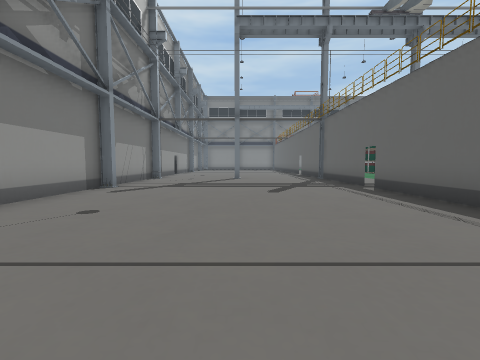
[1] (above)

24 first-person views from a walk through a 3-D level made in the Unity game engine. The camera is 1.3 m above the floor, tilts 4° down and sees 90° across. The floor is counted in squares, 2 m on a side. Each view is taken from the middle of a square. On the plan, view 1 faces up. The plan holds only what a view shows up to about 9 squares ahead; the rest is blank. The place goes on beyond the plan. Door leaves are left out, so doorways stand open. Some surface patterns are stand-ins.

[2]
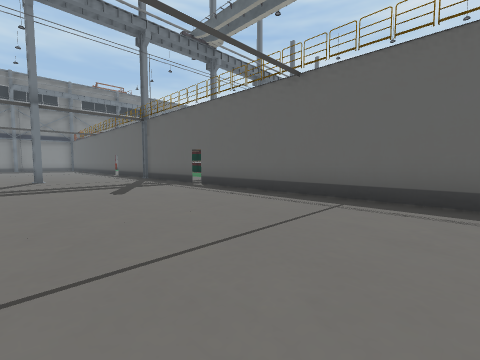

[3]
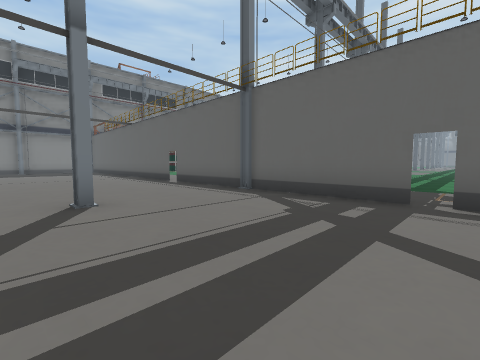

[4]
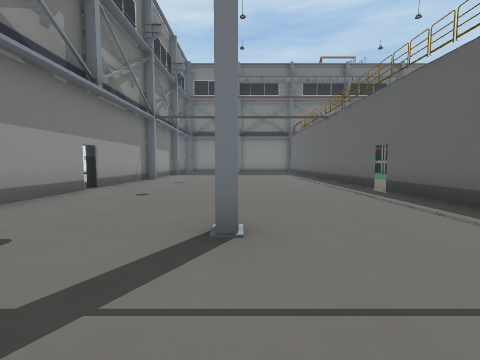

[5]
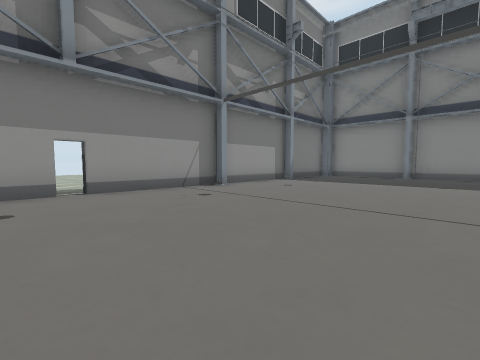

[6]
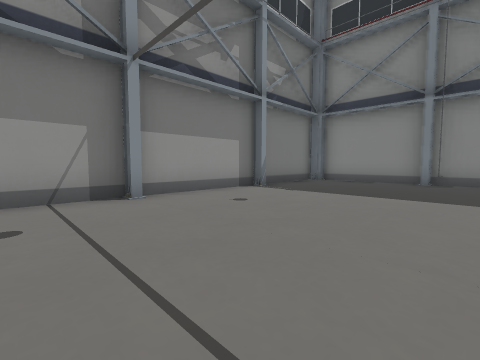

[7]
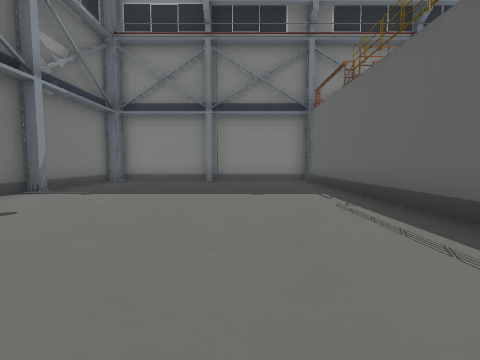

[8]
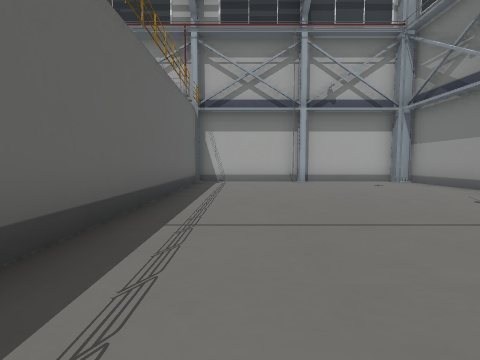

[9]
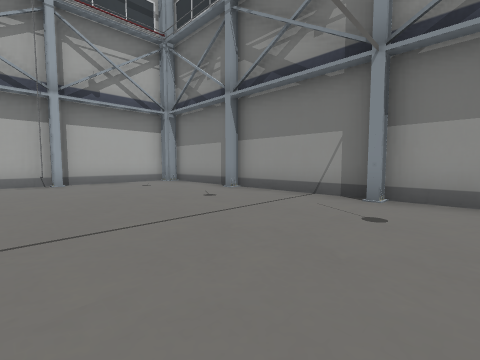

[10]
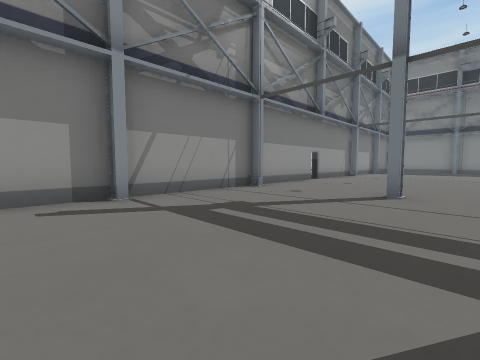

[11]
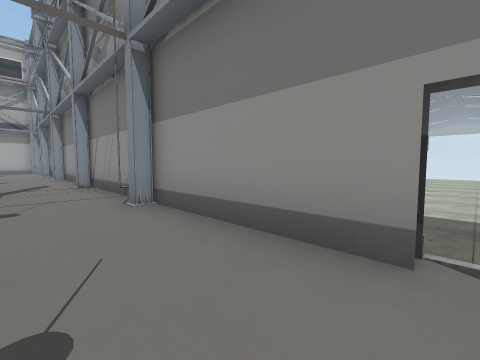

[12]
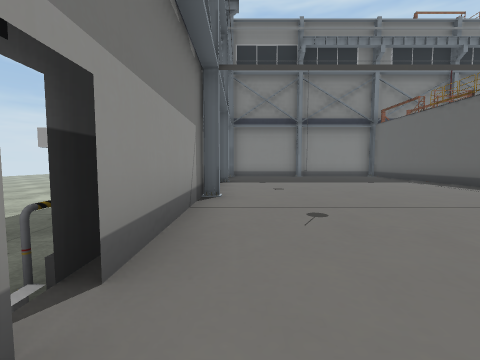

[13]
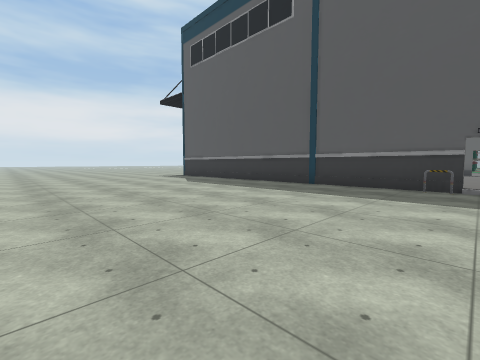

[14]
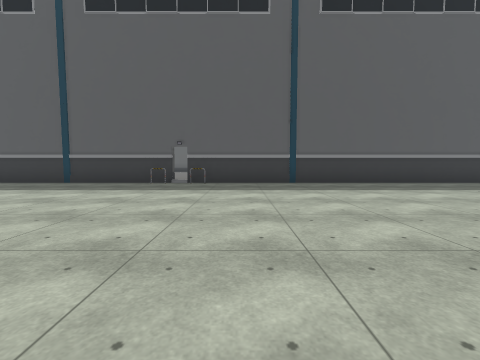

[15]
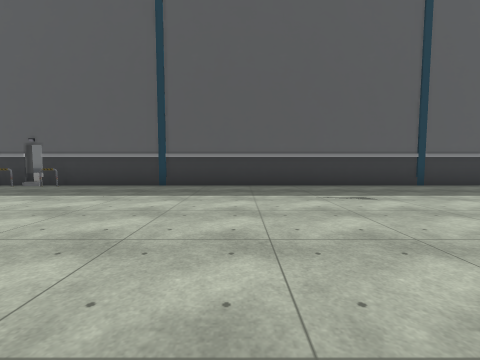

[16]
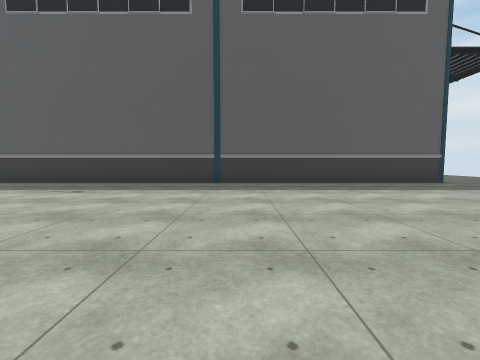

[17]
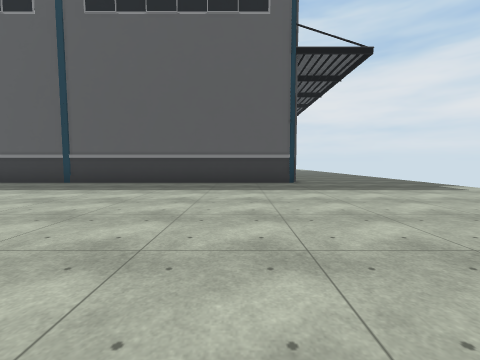

[18]
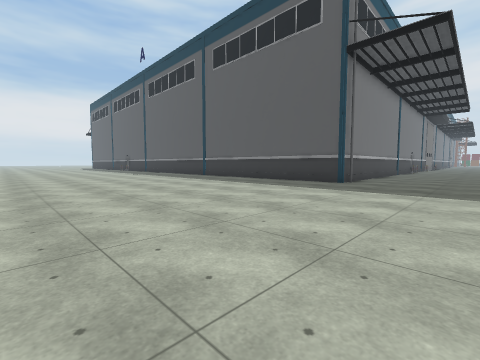

[19]
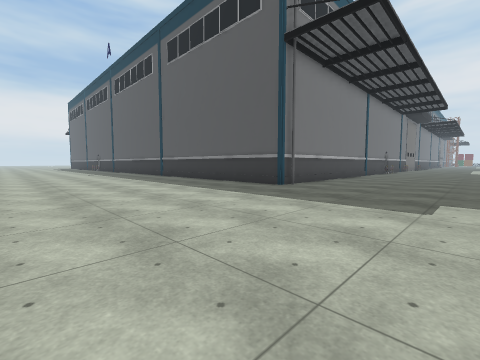

[20]
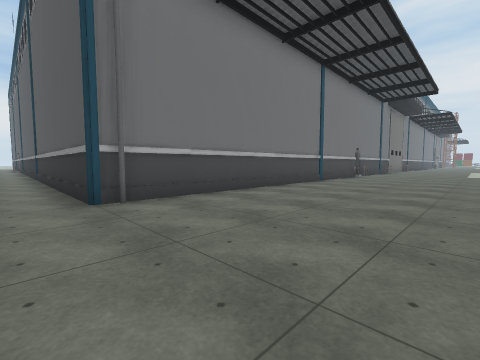

[21]
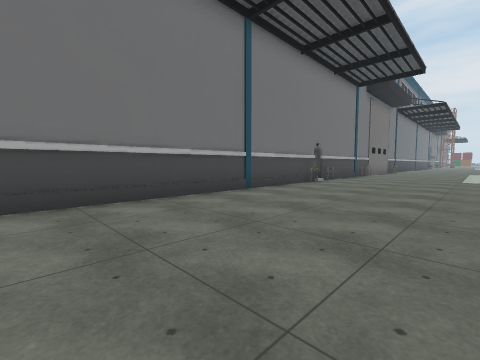

[22]
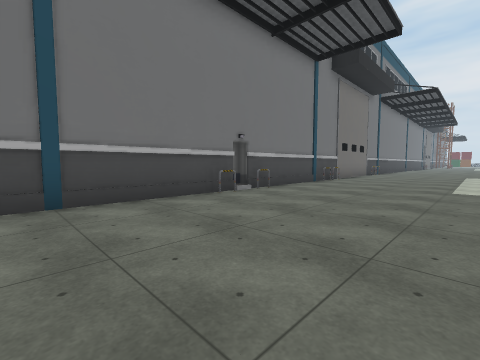

[23]
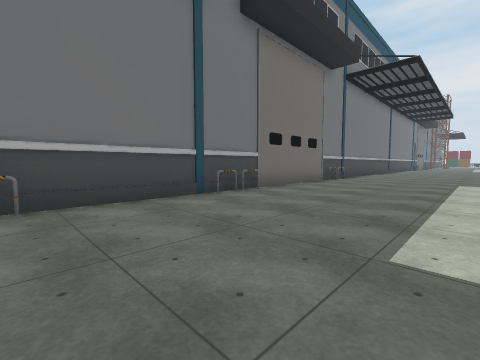

[24]
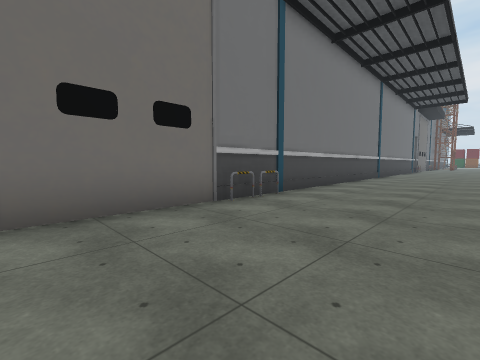

### Floor plan
Key: @ floor where view 1 was taken; # wall or solid block; x gap in a wall; . main floor; : floor 0.25 m higher than the main floor; + floor 0.5 m higher than the main floor; / step, stairs or slope; D open door; O other object.
Columns run from 12 left of view 1 to 25 right of it. Each row starts with its distance up from view 1.
 25  ..     #########
 24  ...    #:::::::#
 23  ....   #:::::::#
 22  .....  #:::::::#
 21  ...... #:::::::
 20  .......#:::::::#
 19  .......#:::::::#
 18  .......#:::::::#
 17  .......#:::::::#/
 16  .......#:::::::#/
 15  .......O:::::::#
 14 ........D::::::D:
 13 ........O:::::::#
 12 ........#:::::::#
 11  .......#:::::::#
 10   ......#O::#:::
  9   ......#:::::::#
  8  .......#:::::::#
  7   ......#::::::Dx/+++
  6    .....#::::::Dx/+
  5    .....#:::::::#
  4   ......#:::::::#
  3 ........#:::::::#
  2 ........#:::::::#
  1 ........#:::::::#
  0 ........#:::@:::#
 -1 ........#:::::::#
 -2 ........#:::::::#
 -3 ........#:::::::#
 -4 ........#:::O::# ######  ####
 -5 ........########...OO..#O#...OO######
 -6 .....................................
 -7 ......................................
 -8 ......................................
 -9   ...............................

Positions as (right, up) in squares from view 1, and headings:
1: (0, 0), facing up
2: (-1, 0), facing up-right
3: (-1, 6), facing up-right
4: (0, 8), facing up
5: (2, 13), facing up-left
6: (1, 16), facing up-left
7: (1, 16), facing up
8: (2, 4), facing down
9: (1, 4), facing down-left
10: (1, 5), facing up-left
11: (-2, 14), facing down-left
12: (-3, 13), facing up
13: (-11, 14), facing up-right
14: (-12, 12), facing right
15: (-11, 8), facing right
16: (-12, 2), facing right
17: (-12, -3), facing right
18: (-12, -8), facing up-right
19: (-10, -9), facing up-right
20: (-5, -9), facing up-right
21: (-1, -9), facing up-right
22: (3, -9), facing up-right
23: (8, -9), facing up-right
24: (14, -8), facing up-right
